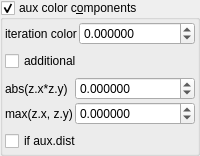
    <widget class="MyGroupBox" name="groupCheck_fold_color_aux_color_enabled">
     <property name="title">
      <string>aux color c&amp;omponents</string>
     </property>
     <property name="checkable">
      <bool>true</bool>
     </property>
     <layout class="QVBoxLayout" name="verticalLayout_11">
      <property name="leftMargin">
       <number>2</number>
      </property>
      <property name="topMargin">
       <number>2</number>
      </property>
      <property name="rightMargin">
       <number>2</number>
      </property>
      <property name="bottomMargin">
       <number>2</number>
      </property>
      <item>
       <layout class="QGridLayout" name="gridLayout_19" columnstretch="0,1">
        <property name="spacing">
         <number>2</number>
        </property>
        <item row="1" column="0">
         <widget class="QLabel" name="label_54">
          <property name="text">
           <string>iteration color</string>
          </property>
         </widget>
        </item>
        <item row="1" column="1">
         <widget class="MyDoubleSpinBox" name="spinbox_fold_color_difs1">
          <property name="sizePolicy">
           <sizepolicy hsizetype="Minimum" vsizetype="Maximum">
            <horstretch>0</horstretch>
            <verstretch>0</verstretch>
           </sizepolicy>
          </property>
          <property name="prefix">
           <string/>
          </property>
          <property name="suffix">
           <string/>
          </property>
          <property name="decimals">
           <number>6</number>
          </property>
          <property name="minimum">
           <double>-100.000000000000000</double>
          </property>
          <property name="maximum">
           <double>100.000000000000000</double>
          </property>
          <property name="singleStep">
           <double>0.100000000000000</double>
          </property>
         </widget>
        </item>
       </layout>
      </item>
      <item>
       <widget class="MyCheckBox" name="checkBox_fold_color_aux_color_enabled_false">
        <property name="text">
         <string>additional</string>
        </property>
       </widget>
      </item>
      <item>
       <layout class="QGridLayout" name="gridLayout_18" columnstretch="0,1">
        <property name="spacing">
         <number>2</number>
        </property>
        <item row="1" column="1">
         <widget class="MyDoubleSpinBox" name="spinbox4_fold_color_difs_0000_x">
          <property name="sizePolicy">
           <sizepolicy hsizetype="Minimum" vsizetype="Maximum">
            <horstretch>0</horstretch>
            <verstretch>0</verstretch>
           </sizepolicy>
          </property>
          <property name="prefix">
           <string/>
          </property>
          <property name="suffix">
           <string/>
          </property>
          <property name="decimals">
           <number>6</number>
          </property>
          <property name="minimum">
           <double>-100.000000000000000</double>
          </property>
          <property name="maximum">
           <double>100.000000000000000</double>
          </property>
          <property name="singleStep">
           <double>0.100000000000000</double>
          </property>
         </widget>
        </item>
        <item row="2" column="1">
         <widget class="MyDoubleSpinBox" name="spinbox4_fold_color_difs_0000_y">
          <property name="sizePolicy">
           <sizepolicy hsizetype="Minimum" vsizetype="Maximum">
            <horstretch>0</horstretch>
            <verstretch>0</verstretch>
           </sizepolicy>
          </property>
          <property name="prefix">
           <string/>
          </property>
          <property name="suffix">
           <string/>
          </property>
          <property name="decimals">
           <number>6</number>
          </property>
          <property name="minimum">
           <double>-100.000000000000000</double>
          </property>
          <property name="maximum">
           <double>100.000000000000000</double>
          </property>
          <property name="singleStep">
           <double>0.100000000000000</double>
          </property>
         </widget>
        </item>
        <item row="1" column="0">
         <widget class="QLabel" name="label_53">
          <property name="text">
           <string>abs(z.x*z.y)</string>
          </property>
         </widget>
        </item>
        <item row="2" column="0">
         <widget class="QLabel" name="label_55">
          <property name="text">
           <string>max(z.x, z.y)</string>
          </property>
         </widget>
        </item>
       </layout>
      </item>
      <item>
       <widget class="MyCheckBox" name="checkBox_fold_color_aux_color_enabledA">
        <property name="text">
         <string>if aux.dist</string>
        </property>
       </widget>
      </item>
     </layout>
    </widget>
